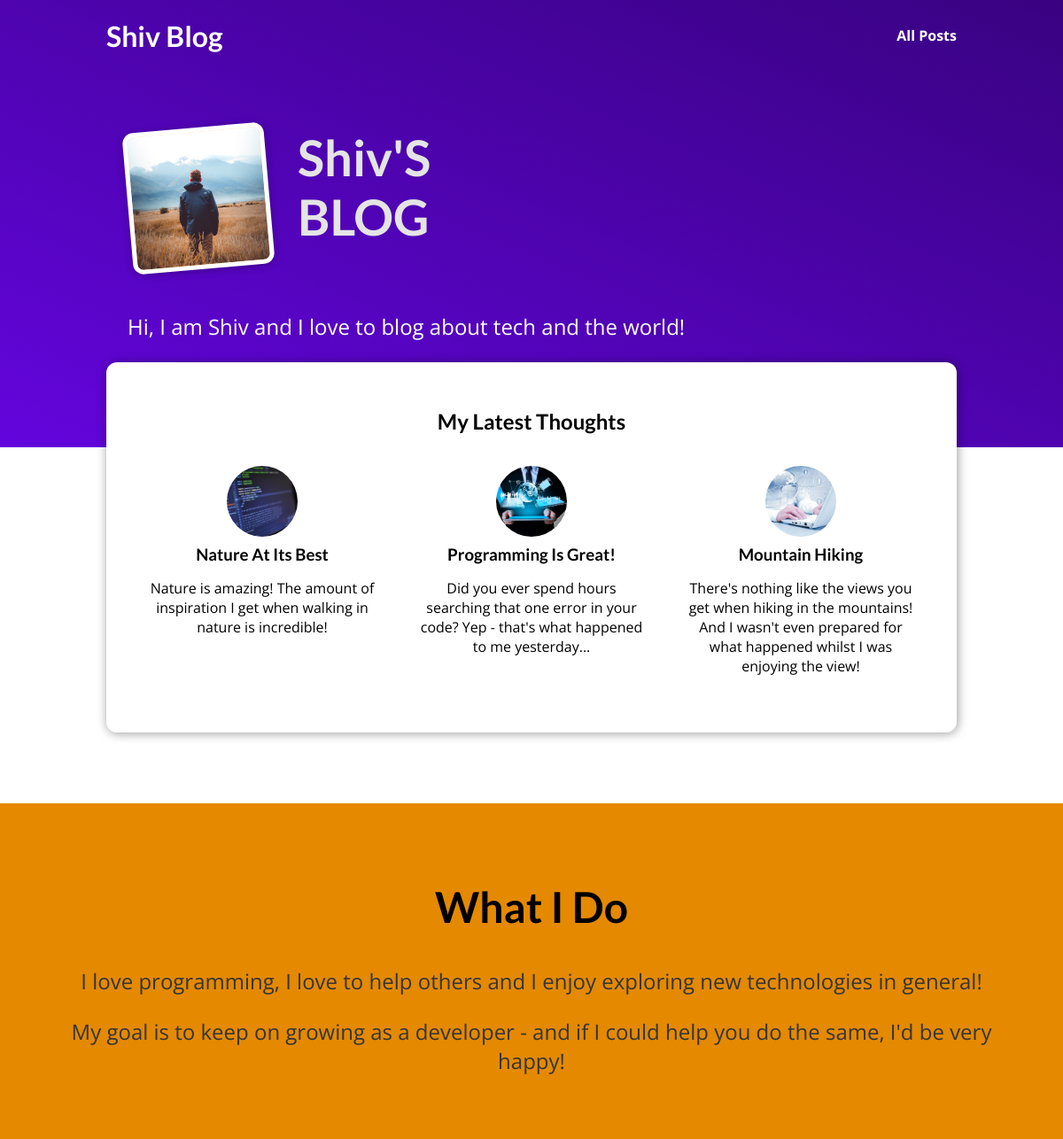
The page / on the database its author committed.
### blog/models.py (models this page shows)
class Post(models.Model):
    title = models.CharField(max_length=100)
    excerpt = models.CharField(max_length=200)
    image_name = models.CharField(max_length=50)
    date = models.DateTimeField(auto_now_add=True)
    slug = models.SlugField(unique = True)
    content = models.TextField(validators= [MinLengthValidator(0)])
    author = models.ForeignKey(Author, null= True, on_delete=models.SET_NULL, related_name='Post')
    tags = models.ManyToManyField(Tag)

### blog/views.py (the view)
# urls.py: path('', views.home, name='home'),
def home(request):
    latest_post = Post.objects.all().order_by("-date")[:3]
    return render(request, 'blog/index.html', { 'post': latest_post })

### blog/templates/blog/index.html (shortened to what this page needs)
{% extends 'base.html' %}
{% load static %}
{% block css_file %}
    <link rel="stylesheet" href="{% static 'blog/post.css' %}">
    <link rel="stylesheet" href="{% static 'blog/index.css' %}">
{% endblock css_file %}
{% block content %}
<section id="welcome">
  <header>
    <img src="{% static 'blog/images/man.jpeg' %}" alt="shiv - The Author Of This Blog" />
    <h2>Shiv'S BLOG</h2>
  </header>
  <p>Hi, I am Shiv and I love to blog about tech and the world!</p>
</section>
<section id="latest-posts">
  <h2>My Latest Thoughts</h2>
  <ul>
    {% for post in post %}
      {% include "blog/includes/post.html" %}
    {% endfor %}
  </ul>
</section>
<section id="about">
  <h2>What I Do</h2>
  <p>
    I love programming, I love to help others and I enjoy exploring new
    technologies in general!
  </p>
  <p>
    My goal is to keep on growing as a developer - and if I could help you do
    the same, I'd be very happy!
  </p>
</section>
{% endblock content %}

### blog/templates/blog/includes/post.html (shortened to what this page needs)
{% load static %}
<li>
    <article class="post">
      <a href="{% url "blog_details" post.slug %}">
        <img src="{% static 'blog/images/'|add:post.image_name %}" alt={{ postauthor | title }} />
        <div class="post__content">
          <h3>{{ post.title | title}}</h3>
          <p>
              {{ post.excerpt }}
          </p>
        </div>
      </a>
    </article>
</li>

### static/app.css (style rules this page uses)
* { box-sizing: border-box; }
html { font-family: 'Open Sans', 'Lato', sans-serif; }
body { margin: 0; }
h1, h2, h3 { font-family: 'Lato', sans-serif; font-weight: bold; }

### blog/static/blog/post.css (style rules this page uses)
.post { display: flex; flex-direction: column; align-items: center; text-align: center; }
.post a { text-decoration: none; color: black; transition: all 0.2s ease; padding: 1rem; }
.post img { width: 5rem; height: 5rem; object-fit: cover; border-radius: 50%; }
.post h3 { margin: 0.25rem 0; }

### blog/static/blog/index.css (style rules this page uses)
#welcome { background: linear-gradient(to right top, #6305dd, #390281); padding: 6rem 12%; }
#welcome header { display: flex; align-items: flex-start; margin: 3rem auto; }
#welcome img { width: 10rem; height: 10rem; object-fit: cover; object-position: top; border: 5px solid white; border-radius: 12px; background-color: #ffe1bf; transform: rotateZ(-5deg); box-shadow: 0 2px 8px rgba(0, 0, 0, 0.25); }
#welcome h2 { font-size: 3.5rem; margin: 0 0 0 2rem; color: #e4e4e4; width: 10rem; }
#welcome p { color: white; font-size: 1.5rem; }
#latest-posts { background-color: white; padding: 2rem; border-radius: 12px; width: 60rem; margin: -6rem auto 2rem auto; box-shadow: 1px 1px 12px rgba(0, 0, 0, 0.4); }
#latest-posts h2 { text-align: center; }
#latest-posts ul { list-style: none; margin: 0; padding: 0; display: flex; gap: 1rem; }
#latest-posts li { flex: 1; }
#about { text-align: center; padding: 3rem; background-color: #e48900; margin-top: 5rem; }
#about h2 { font-size: 3rem; }
#about p { font-size: 1.5rem; color: #353535; }

### rows shown on the page
Post: image_name (picture), title "Nature At Its Best", excerpt "Nature is amazing! The amount of inspiration I get when walking in nature is incredible!"
Post: image_name (picture), title "Programming Is Great!", excerpt "Did you ever spend hours searching that one error in your code? Yep - that's what happened to me yesterday..."
Post: image_name (picture), title "Mountain Hiking", excerpt "There's nothing like the views you get when hiking in the mountains! And I wasn't even prepared for what happened whilst I was enjoying the view!"
